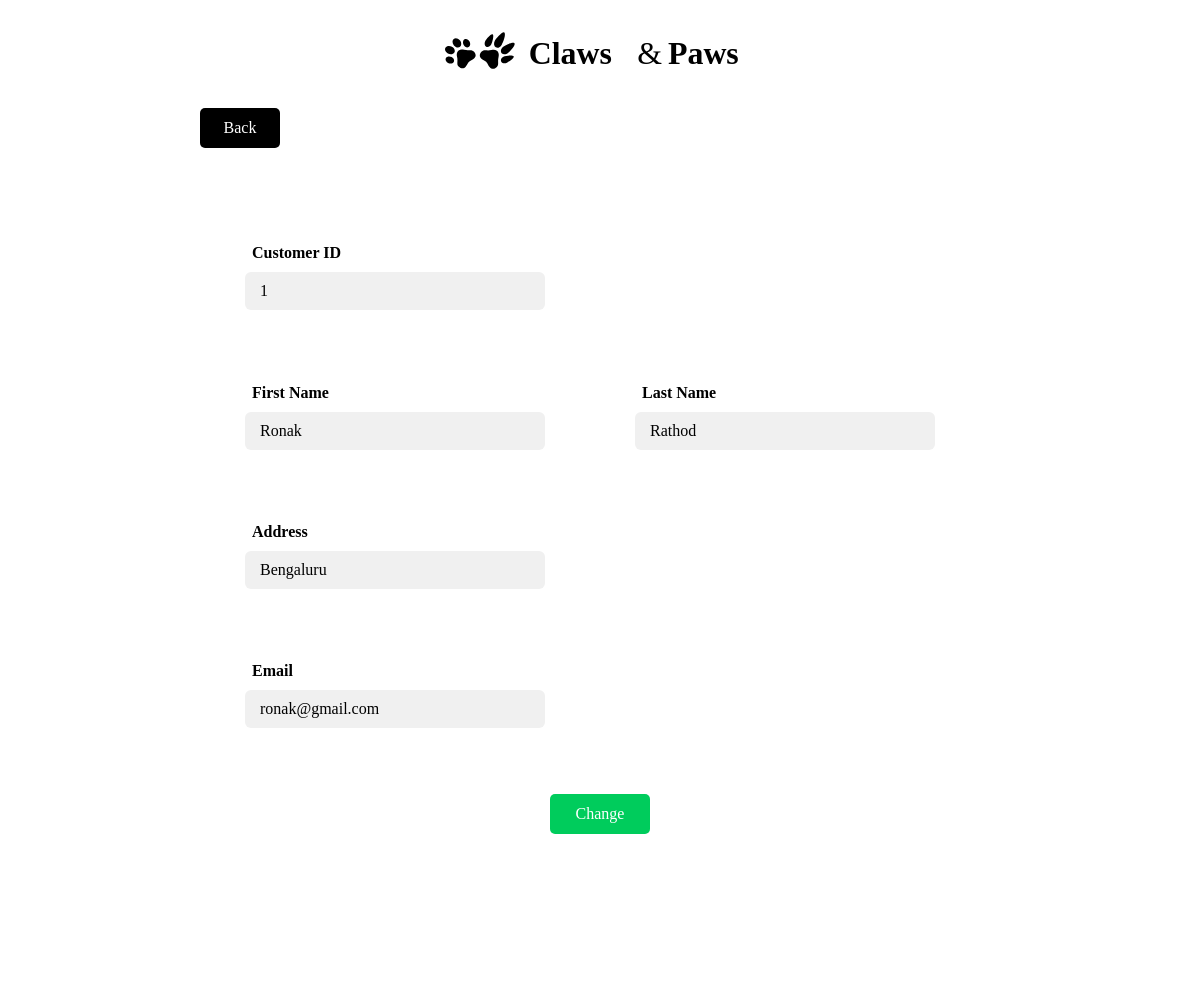
The app's page /uc.php?c_id=1 with its own data.
### tables this page shows
CREATE TABLE `customer` (
  `c_id` int(11) NOT NULL,
  `fname` varchar(20) NOT NULL,
  `lname` varchar(20) NOT NULL,
  `c_address` varchar(60) NOT NULL,
  `c_email` varchar(40) NOT NULL,
  `c_pwd` varchar(20) NOT NULL
);

### uc.php (the view, shortened to what this page needs)
<?php
  $conn = new mysqli("localhost", "root", "", "petstore");
$result = mysqli_query($conn,"SELECT * FROM customer WHERE c_id='" . $_GET['c_id'] . "'");
$row= mysqli_fetch_array($result);
?>
<html>
    <head>
    <link rel="stylesheet" href="delcustomer.css">
    </head>
<body>
<center>
<header>
            <img class="img" height="100px" width="310px" alt="" src="logo FL final.svg">
            <div class="btn">
                <input  type="button" value="Back" onclick="window.location.href='viewcustomer.php';"/>
            </div>
            </header>
<div class="card1">
  <div class="container">
    <form method="post" action="">
    <div style="padding-bottom:5px;"> </div>
            <br>
            <div class="flex-container">
              <div>
              <h2>Customer ID</h2>
              <input type="text" name="c_id"  value="<?php echo $row['c_id']; ?>" disabled>
              </div>
              <div></div>
              <br>
            </div>
            <div class="flex-container">
              <div>
              <h2>First Name</h2>
                <input type="text" name="fname" class="txtField" value="<?php echo $row['fname']; ?>">
              </div>
              <div>
              <h2>Last Name</h2>
                <input type="text" name="lname" class="txtField" value="<?php echo $row['lname']; ?>">
              </div>
            </div>
            <div class="flex-container">
              <div>
                <h2>Address</h2>
                <input type="text" name="c_address" class="txtField" value="<?php echo $row['c_address']; ?>">
              </div>
              <div> </div>
            </div>
            <div class="flex-container">
              <div>
                <h2>Email</h2>
                <input type="text" name="c_email" class="txtField" value="<?php echo $row['c_email']; ?>">
                </div>
              <div> </div>
            </div>
            <br><br>
            <div class="bt">
              <input type="submit" name="submit" value="Change" class="bt">
              <br><br>
            </div>
    </form>
    </div>
  </div>
</center>
</body>
</html>

### delcustomer.css (style rules this page uses)
.card1 { border-radius: 15px; background-color: #ffffff; background-repeat: no-repeat; background-position: center; width: 800px; height: 810px; box-shadow: 0 2px 10px rgba(0, 0, 0, 0), 0 0px 0px rgba(0, 0, 0, 0); }
.flex-container { display: flex; background-color: #ffffff; background-position: center; border-radius: 15px; padding-top: 0px; padding-right: 20px; }
.flex-container > div { background-color: none; padding: 0px; border-radius: 15px; width:50%; }
h2 { padding-top: 30px; padding-left: 52px; color: #000000; font-family: poppins; font-size: 16px; margin-bottom: 10px; text-align: left; }
form { text-align: center; }
input { padding: 10px 15px; margin-bottom: 30px; border-radius: 6px; border:none; text-align: left; color: #000000; font-family: poppins; width: 300px; font-size: 16px; transition: border .2s, background-color .2s; background-color: #f0f0f0; }
::placeholder { color: #000000; opacity: 1; }
.btn > input { background-color: #000000; border-radius: 5px; color: #ffffff; text-align: center; font-family: poppins; line-height: 10px; width: 80px; height: 40px; margin-right: 720px; }
.bt > input { background-color: #00cc5c; border-radius: 5px; color: #ffffff; text-align: center; font-family: poppins; line-height: 10px; width: 100px; height: 40px; }

### records on screen
customer: c_id "1", fname "Ronak", lname "Rathod", c_address "Bengaluru", c_email "ronak@gmail.com"
